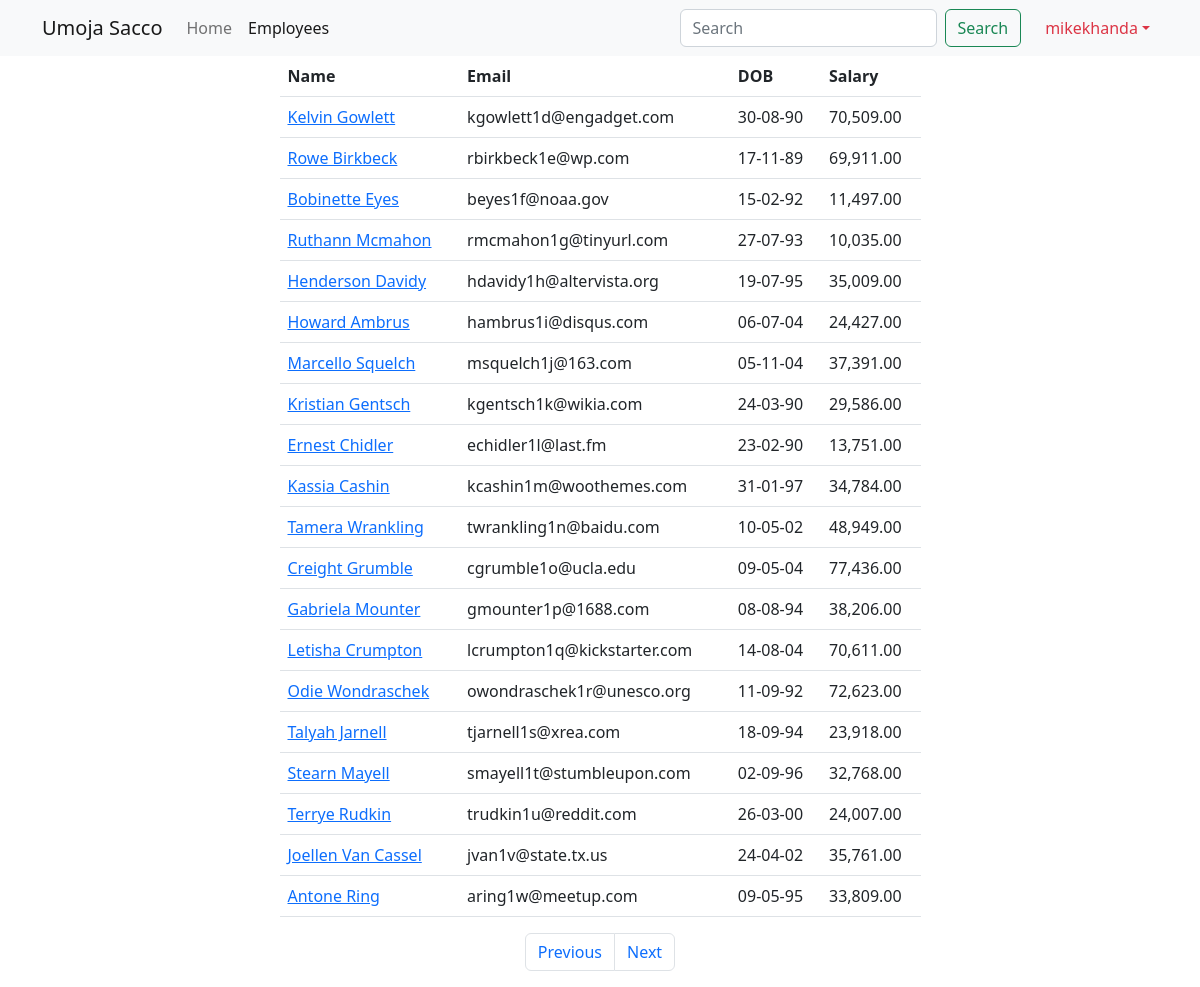
The page /employees?page=3 (signed in) on the database its author committed.
### main_app/models.py (models this page shows, shortened)
class Employee(models.Model):
    name = models.CharField(max_length=40)
    email = models.EmailField(unique=True)
    dob = models.DateField(null=True)
    salary = models.DecimalField(max_digits=7, decimal_places=2)
    disabled = models.BooleanField(default=False)
    profile = models.ImageField(upload_to=unique_img_name, null=True, default='employees/employee.png')
    created_at = models.DateTimeField(auto_now_add=True, null=True)  # Once during creation
    updated_at = models.DateTimeField(auto_now_add=True, null=True)  # Every time on update happens

### main_app/views.py (the view)
# urls.py: path('employees', views.all_employees, name='all'),
@login_required
@permission_required('main_app.view_employee', raise_exception=True)
def all_employees(request):
    employees = Employee.objects.all()  # SELECT * FROM employees
    paginator = Paginator(employees, 20)
    page_number = request.GET.get("page")
    data = paginator.get_page(page_number)
    return render(request, "all_employees.html", {"employees": data})

### templates/all_employees.html (shortened to what this page needs)
{% extends 'base_template.html' %}
{% load humanize %}
{% block content %}
    {% include 'navbar.html' %}
    <div class="container">
        <div class="row justify-content-center">
            <div class="col-sm-7">
                <table class="table">
                    <thead>
                    <tr>
                        <th>Name</th>
                        <th>Email</th>
                        <th>DOB</th>
                        <th>Salary</th>
                    </tr>
                    </thead>
                    <tbody>
                    {% for employee in employees %}
                        <tr>
                            <td>
                                <a href="/employees/{{ employee.id }}">{{ employee.name | title }}</a>
                            </td>
                            <td>{{ employee.email }}</td>
                            <td>{{ employee.dob | date:'d-m-y' }}</td>
                            <td>{{ employee.salary | intcomma }}</td>
                        </tr>
                    {% endfor %}
                    </tbody>
                </table>
                <nav aria-label="Page navigation example">
                    <ul class="pagination justify-content-center">
                        {% if employees.has_previous %}
                            <li class="page-item">
                                <a class="page-link" href='?page={{ employees.previous_page_number }}'>Previous</a>
                            </li>
                        {% else %}
                            <li class="page-item disabled">
                                <a class="page-link" href='' tabindex="-1" aria-disabled="True">Previous</a>
                            </li>
                        {% endif %}
                        {% if employees.has_next %}
                            <li class="page-item">
                                <a class="page-link" href='?page={{ employees.next_page_number }}'>Next</a>
                            </li>
                        {% else %}
                            <li class="page-item disabled">
                                <a class="page-link" href='' tabindex="-1" aria-disabled="True">Next</a>
                            </li>
                        {% endif %}
                    </ul>
                </nav>
            </div>
        </div>
    </div>
{% endblock %}

### templates/navbar.html (shortened to what this page needs)
<nav class="navbar sticky-top navbar-expand-lg bg-light">
    <div class="container">
        <a class="navbar-brand" href="{% url 'home' %}">Umoja Sacco</a>
        <div class="collapse navbar-collapse" id="navbarTogglerDemo02">
            <ul class="navbar-nav me-auto mb-2 mb-lg-0">
                <li class="nav-item">
                    <a class="nav-link  {% if "/" == request.path %} active {% endif %}" aria-current="page"
                       href="{% url 'home' %}">Home</a>
                </li>
                <li class="nav-item">
                    <a class="nav-link  {% if "/employees" == request.path %} active {% endif %}"
                       href="{% url 'all' %}">Employees</a>
                </li>
            </ul>
            <form class="d-flex" role="search" method="get" action="{% url 'search' %}">
                <input class="form-control me-2" name="search_word" type="search" placeholder="Search"
                       aria-label="Search">
                <button class="btn btn-outline-success" type="submit">Search</button>
            </form>
            <ul class="navbar-nav ms-3 mb-2 mb-lg-0">
                <li class="nav-item dropdown">
                    <a class="nav-link dropdown-toggle text-danger" href="#" role="button"
                       data-bs-toggle="dropdown">{{ user.username }}</a>
                </li>
            </ul>
        </div>
    </div>
</nav>

### rows shown on the page
Employee: name "Kelvin Gowlett", email "kgowlett1d@engadget.com", dob "30-08-90", salary "70,509.00"
Employee: name "Rowe Birkbeck", email "rbirkbeck1e@wp.com", dob "17-11-89", salary "69,911.00"
Employee: name "Bobinette Eyes", email "beyes1f@noaa.gov", dob "15-02-92", salary "11,497.00"
Employee: name "Ruthann Mcmahon", email "rmcmahon1g@tinyurl.com", dob "27-07-93", salary "10,035.00"
Employee: name "Henderson Davidy", email "hdavidy1h@altervista.org", dob "19-07-95", salary "35,009.00"
Employee: name "Howard Ambrus", email "hambrus1i@disqus.com", dob "06-07-04", salary "24,427.00"
Employee: name "Marcello Squelch", email "msquelch1j@163.com", dob "05-11-04", salary "37,391.00"
Employee: name "Kristian Gentsch", email "kgentsch1k@wikia.com", dob "24-03-90", salary "29,586.00"
Employee: name "Ernest Chidler", email "echidler1l@last.fm", dob "23-02-90", salary "13,751.00"
Employee: name "Kassia Cashin", email "kcashin1m@woothemes.com", dob "31-01-97", salary "34,784.00"
Employee: name "Tamera Wrankling", email "twrankling1n@baidu.com", dob "10-05-02", salary "48,949.00"
Employee: name "Creight Grumble", email "cgrumble1o@ucla.edu", dob "09-05-04", salary "77,436.00"
Employee: name "Gabriela Mounter", email "gmounter1p@1688.com", dob "08-08-94", salary "38,206.00"
Employee: name "Letisha Crumpton", email "lcrumpton1q@kickstarter.com", dob "14-08-04", salary "70,611.00"
Employee: name "Odie Wondraschek", email "owondraschek1r@unesco.org", dob "11-09-92", salary "72,623.00"
Employee: name "Talyah Jarnell", email "tjarnell1s@xrea.com", dob "18-09-94", salary "23,918.00"
Employee: name "Stearn Mayell", email "smayell1t@stumbleupon.com", dob "02-09-96", salary "32,768.00"
Employee: name "Terrye Rudkin", email "trudkin1u@reddit.com", dob "26-03-00", salary "24,007.00"
Employee: name "Joellen Van Cassel", email "jvan1v@state.tx.us", dob "24-04-02", salary "35,761.00"
Employee: name "Antone Ring", email "aring1w@meetup.com", dob "09-05-95", salary "33,809.00"

### other values the page prints
{{ user.username }} "mikekhanda"
